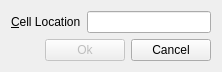
<?xml version="1.0" encoding="UTF-8"?>
<ui version="4.0">
 <class>GoToCellDialog</class>
 <widget class="QWidget" name="GoToCellDialog">
  <property name="geometry">
   <rect>
    <x>0</x>
    <y>0</y>
    <width>222</width>
    <height>71</height>
   </rect>
  </property>
  <property name="windowTitle">
   <string>Go to Cell</string>
  </property>
  <layout class="QVBoxLayout" name="verticalLayout">
   <item>
    <layout class="QHBoxLayout" name="horizontalLayout">
     <item>
      <widget class="QLabel" name="label">
       <property name="text">
        <string>&amp;Cell Location</string>
       </property>
       <property name="buddy">
        <cstring>lineEdit</cstring>
       </property>
      </widget>
     </item>
     <item>
      <widget class="QLineEdit" name="lineEdit"/>
     </item>
    </layout>
   </item>
   <item>
    <layout class="QHBoxLayout" name="horizontalLayout_2">
     <item>
      <spacer name="horizontalSpacer">
       <property name="orientation">
        <enum>Qt::Horizontal</enum>
       </property>
       <property name="sizeHint" stdset="0">
        <size>
         <width>40</width>
         <height>20</height>
        </size>
       </property>
      </spacer>
     </item>
     <item>
      <widget class="QPushButton" name="okButton">
       <property name="enabled">
        <bool>false</bool>
       </property>
       <property name="text">
        <string>Ok</string>
       </property>
       <property name="default">
        <bool>true</bool>
       </property>
      </widget>
     </item>
     <item>
      <widget class="QPushButton" name="cancelButton">
       <property name="text">
        <string>Cancel</string>
       </property>
      </widget>
     </item>
    </layout>
   </item>
  </layout>
 </widget>
 <tabstops>
  <tabstop>lineEdit</tabstop>
  <tabstop>okButton</tabstop>
  <tabstop>cancelButton</tabstop>
 </tabstops>
 <resources/>
 <connections/>
</ui>
